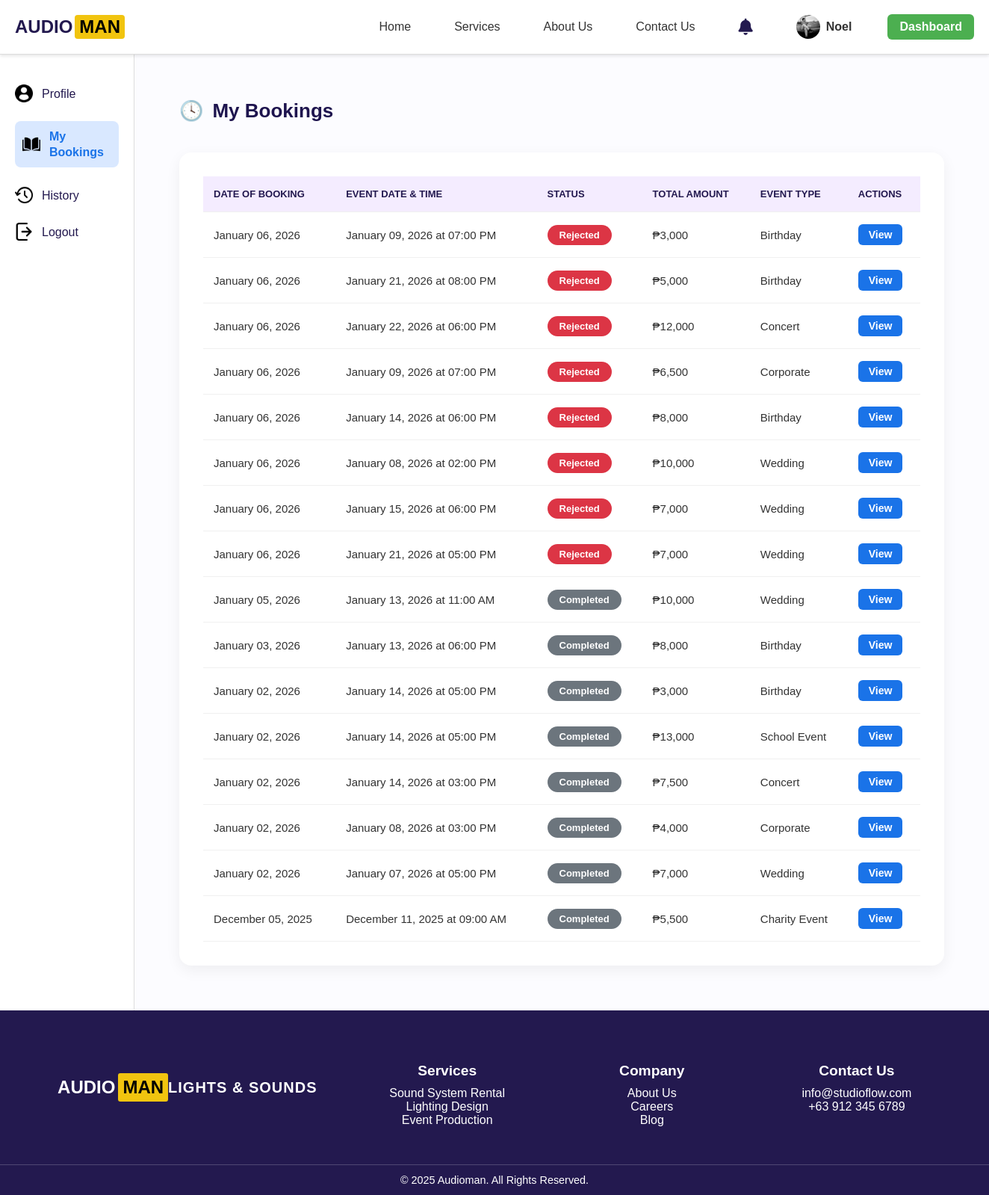
The page /accounts/mybookings/ (signed in) on the database its author committed.
### accounts/models.py (models this page shows, shortened)
class Profile(models.Model):
    user = models.OneToOneField(User, on_delete=models.CASCADE)
    contact_number = models.CharField(max_length=20)
    province = models.CharField(max_length=100)
    city = models.CharField(max_length=100)
    barangay = models.CharField(max_length=100, blank=True, null=True)  # ➕ Added field
    address = models.CharField(max_length=255, blank=True, null=True)
    profile_picture = models.ImageField(upload_to='profile_pictures/', blank=True, null=True)
    requested_admin = models.BooleanField(default=False)

class Booking(models.Model):
    STATUS_CHOICES = [
        ('Processing', 'Processing'),
        ('Approved', 'Approved'),
        ('Rejected', 'Rejected'),
        ('Completed', 'Completed'),
    ]
    user = models.ForeignKey(User, on_delete=models.CASCADE)
    package = models.ForeignKey('ServicePackage', on_delete=models.CASCADE)
    full_name = models.CharField(max_length=100)
    email = models.EmailField()
    contact_number = models.CharField(max_length=20)
    event_date = models.DateField()
    event_time = models.TimeField()
    end_time = models.TimeField(null=True, blank=True)
    event_type = models.CharField(max_length=100)
    location = models.CharField(max_length=255)
    fulladdress = models.CharField(max_length=255, blank=True, null=True)
    status = models.CharField(max_length=50, choices=STATUS_CHOICES, default='Processing')
    price = models.CharField(max_length=20)
    created_at = models.DateTimeField(default=timezone.now)
    cancel_reason = models.TextField(blank=True, null=True)
    reject_reason = models.TextField(null=True, blank=True)
    review_exists = models.BooleanField(null=False, default=False)
    barangay = models.CharField(max_length=100, blank=True, null=True)
    is_seen = models.BooleanField(default=False) # Idagdag ito

### accounts/views.py (the view)
# urls.py: path('mybookings/', views.mybookings, name='mybookings'),
@login_required
def mybookings(request):
    bookings = Booking.objects.filter(user=request.user).order_by('-created_at')
    booking_list = []
    for b in bookings:
        booking_list.append({
            'id': b.id,  # ✅ add this line
            'event_datetime': f"{b.event_date.strftime('%B %d, %Y')} at {b.event_time.strftime('%I:%M %p')}",
            'date_booked': b.created_at.strftime('%B %d, %Y'),
            'status': b.status,
            'total': b.price,
            'event_type': b.event_type,
            'package_title': b.package.title,
        })
    return render(request, 'accounts/mybookings.html', {'booking_list': booking_list})

### accounts/context_processors.py (called while the page is built)
def notifications_context(request):
    if request.user.is_authenticated:
        notifications = Notification.objects.filter(user=request.user).order_by('-created_at')
        unread_count = notifications.filter(is_read=False).count()
        return {
            'notifications': notifications,
            'notifications_unread_count': unread_count
        }
    return {}

def global_notifications(request):
    if request.user.is_authenticated:
        notifications = Booking.objects.filter(status="Pending")
    else:
        notifications = []
    return {
        'notifications': notifications
    }

def user_notifications(request):
    if request.user.is_authenticated:
        notifications_qs = Notification.objects.filter(user=request.user).order_by('-created_at')
        notifications_unread_count = notifications_qs.filter(is_read=False).count()
        latest_notifications = notifications_qs[:5]
        return {
            'notifications': latest_notifications,
            'notifications_unread_count': notifications_unread_count,
        }
    return {
        'notifications': [],
        'notifications_unread_count': 0,
    }

### accounts/templates/accounts/mybookings.html (shortened to what this page needs)
{% extends 'base.html' %}
{% load static %}
{% block content %}
<div class="container">
  <aside class="sidebar">
    <ul>
      <li class="{% if request.resolver_match.url_name == 'profile' %}active{% endif %}">
        <img src="{% static 'images/profile-user.png' %}" alt="Profile Icon">
        <span><a href="{% url 'profile' %}">Profile</a></span>
    </li>
    <li class="{% if request.resolver_match.url_name == 'mybookings' %}active{% endif %}">
        <img src="{% static 'images/open-book.png' %}" alt="Bookings Icon">
        <span><a href="{% url 'mybookings' %}">My Bookings</a></span>
    </li>
    <li class="{% if request.resolver_match.url_name == 'history' %}active{% endif %}">
        <img src="{% static 'images/history.png' %}" alt="History Icon">
        <span><a href="{% url 'history' %}">History</a></span>
    </li>
    <li>
        <img src="{% static 'images/logout.png' %}" alt="Logout Icon">
        <span><a href="javascript:void(0);" onclick="confirmLogout()">Logout</a></span>
    </li>
    </ul>
  </aside>
  <main class="main-content">
    <h2><span class="icon">🕓</span> My Bookings</h2>
    <div class="table-container">
      <table>
        <thead>
          <tr>
            <th>Date Of Booking</th>
            <th>Event Date & Time</th>
            <th>Status</th>
            <th>Total Amount</th>
            <th>Event Type</th>
            <th>Actions</th>
          </tr>
        </thead>
        <tbody>
          {% for booking in booking_list %}
          <tr>
            <td>{{ booking.date_booked }}</td>
            <td>{{ booking.event_datetime }}</td>
            <td>
              <span class="status {% if booking.status|lower == 'accepted' %}accepted{% elif booking.status|lower == 'rejected' %}rejected{% elif booking.status|lower == 'processing' %}processing{% elif booking.status|lower == 'cancelled' %}cancelled{% else %}default{% endif %}">
                {{ booking.status }}
              </span>
            </td>
            <td>{{ booking.total }}</td>
            <td>{{ booking.event_type }}</td>
            <td>
            <a href="{% url 'view_mybooking' booking.id %}" class="btn-view">View</a>
          </td>
          </tr>
          {% empty %}
          <tr><td colspan="6">No bookings found.</td></tr>
          {% endfor %}
        </tbody>
      </table>
    </div>
  </main>
</div>
{% endblock %}

### accounts/templates/base.html (shortened to what this page needs)
{% load static %}
<!DOCTYPE html>
<html lang="en">
<head>
    <link rel="stylesheet" href="{% static 'css/base.css' %}">
    <link rel="stylesheet" href="https://cdnjs.cloudflare.com/ajax/libs/font-awesome/6.4.0/css/all.min.css">
</head>
<body>
<header class="nav-header">
    <div class="left-section">
        <div class="logo">
            <span class="text-white">AUDIO</span><span class="text-yellow">MAN</span>
        </div>
    </div>
    <nav id="navMenu">
        <ul>
            <li class="{% if request.resolver_match.url_name == 'home' %}active{% endif %}">
                <a href="{% url 'home' %}">Home</a>
            </li>
            <li class="{% if request.resolver_match.url_name == 'services' %}active{% endif %}">
                <a href="{% url 'services' %}">Services</a>
            </li>
            <li class="{% if request.resolver_match.url_name == 'aboutus' %}active{% endif %}">
                <a href="{% url 'aboutus' %}">About Us</a>
            </li>
            <li class="{% if request.resolver_match.url_name == 'contactus' %}active{% endif %}">
                <a href="{% url 'contactus' %}">Contact Us</a>
            </li>
                            {% if user.is_authenticated %}
<li class="notification-item">
    <a href="#" class="notification-link" id="notificationBell">
        <i class="fas fa-bell"></i>
    </a>
</li>
                <li class="profile-item">
                    <a href="{% url 'profile' %}" class="profile-link">
                        {% if user.profile.profile_picture %}
                            <img src="{{ user.profile.profile_picture.url }}" alt="Profile Picture">
                        {% else %}
                            <img src="{% static 'images/profile-icon.png' %}" alt="Default Icon">
                        {% endif %}
                        <span class="profile-name">{{ user.username }}</span>
                    </a>
                </li>
                {% if user.is_staff %}
                    <li><a href="{% url 'dashboard' %}" class="dashboard-btn">Dashboard</a></li>
                {% endif %}
            {% else %}
                <li><a href="{% url 'register' %}">Register</a></li>
                <li><a href="{% url 'login' %}">Login</a></li>
            {% endif %}
        </ul>
    </nav>
</header>
{% block content %}{% endblock %}
{% if not hide_footer %}
<footer class="footer fade-in">
  <div class="logo">
    <span style="color:white;font-weight:bold;font-size:1.5rem;">AUDIO</span>
    <span style="background:#f1c40f;color:black;padding:2px 6px;border-radius:3px;margin-left:4px;font-size:1.5rem;">MAN</span><br>
    <small style="color:white;text-transform:uppercase;letter-spacing:1px;">Lights & Sounds</small>
  </div>
  <div class="column">
    <h3>Services</h3>
    <p>Sound System Rental</p>
    <p>Lighting Design</p>
    <p>Event Production</p>
  </div>
  <div class="column">
    <h3>Company</h3>
    <p>About Us</p>
    <p>Careers</p>
    <p>Blog</p>
  </div>
  <div class="column">
    <h3>Contact Us</h3>
    <p>info@studioflow.com</p>
    <p>+63 912 345 6789</p>
  </div>
</footer>
<div class="footer-bottom">
  © 2025 Audioman. All Rights Reserved.
</div>
{% endif %}
</body>
</html>

### accounts/static/css/base.css (style rules this page uses)
:root { --primary-color: #23194f; --secondary-color: #DDFEF8; --accent-color: #3a2d7c; --highlight-bg: linear-gradient(135deg, #dceaff, #eef5ff); --text-color: #333; --light-color: #ffffff; --font-main: 'MavenPro', sans-serif; }
* { box-sizing: border-box; margin: 0; padding: 0; }
body { font-family: var(--font-main); background-color: var(--light-color); color: var(--text-color); }
.nav-header { display: flex; justify-content: space-between; align-items: center; background-color: #ffffff; padding: 12px 30px; box-shadow: 0 2px 4px rgba(0, 0, 0, 0.1); }
.logo { display: flex; align-items: center; font-family: 'MavenPro', sans-serif; font-size: 1.8rem; font-weight: bold; color: #23194f; }
.logo .text-white { color: #23194f; }
.logo .text-yellow { background-color: #f1c40f; color: #000000; padding: 2px 6px; border-radius: 4px; margin-left: 3px; font-weight: bold; }
nav ul { display: flex; list-style: none; margin: 0; padding: 0; }
nav ul li { margin-left: 20px; position: relative; }
nav ul li a { text-decoration: none; color: #333333; font-weight: 500; padding: 8px 12px; border-radius: 5px; transition: background-color 0.3s, color 0.3s; display: flex; align-items: center; }
.profile-link { display: flex; align-items: center; gap: 8px; text-decoration: none; color: var(--text-color); }
.profile-link img { width: 24px; height: 24px; border-radius: 50%; object-fit: cover; }
.profile-name { font-size: 1rem; font-weight: 500; }

### accounts/templates/accounts/mybookings.html (style rules this page uses)
.container { display: flex; min-height: 100vh; font-family: 'MavenPro', sans-serif; }
.sidebar { width: 240px; background-color: #ffffff; padding: 40px 20px; border-right: 1px solid #ddd; }
.sidebar ul { list-style: none; padding: 0; }
.sidebar li { display: flex; align-items: center; margin-bottom: 25px; font-size: 18px; }
.sidebar li img { width: 24px; height: 24px; margin-right: 12px; }
.sidebar li span a { color: #23194f; font-weight: 500; font-size: 16px; text-decoration: none; }
.sidebar li.active { background: #d9e8ff; border-radius: 8px; padding: 10px; }
.sidebar li.active a { color: #1a73e8; font-weight: 700; }
.main-content { flex-grow: 1; padding: 60px; background-color: #fcfcff; }
.main-content h2 { font-size: 26px; font-weight: 700; color: #1e144e; display: flex; align-items: center; gap: 12px; margin-bottom: 40px; }
.table-container { background-color: #ffffff; padding: 32px; border-radius: 16px; box-shadow: 0 6px 20px rgba(0, 0, 0, 0.06); overflow-x: auto; }
table { width: 100%; border-collapse: collapse; font-size: 15px; background-color: white; min-width: 960px; }
th, td { text-align: left; padding: 16px 14px; border-bottom: 1px solid #f0f0f0; }
th { background-color: #f4ecff; color: #23194f; font-weight: 600; text-transform: uppercase; font-size: 13px; }
.btn-view, .btn-cancel { display: inline-block; padding: 6px 14px; border-radius: 6px; font-size: 14px; font-weight: 600; text-decoration: none; color: #fff; transition: all 0.25s ease; }
.btn-view { background-color: #1a73e8; }
.status { padding: 6px 16px; border-radius: 30px; font-size: 13px; font-weight: bold; color: white; display: inline-block; text-transform: capitalize; }
.status.rejected { background-color: #dc3545; }
.status.cancelled, .status.default { background-color: #6c757d; }
a { color: #7a3cff; text-decoration: none; font-weight: 600; }

### rows shown on the page
Booking: status "Rejected", total "₱3,000", event_type "Birthday"
Booking: status "Rejected", total "₱5,000", event_type "Birthday"
Booking: status "Rejected", total "₱12,000", event_type "Concert"
Booking: status "Rejected", total "₱6,500", event_type "Corporate"
Booking: status "Rejected", total "₱8,000", event_type "Birthday"
Booking: status "Rejected", total "₱10,000", event_type "Wedding"
Booking: status "Rejected", total "₱7,000", event_type "Wedding"
Booking: status "Rejected", total "₱7,000", event_type "Wedding"
Booking: status "Completed", total "₱10,000", event_type "Wedding"
Booking: status "Completed", total "₱8,000", event_type "Birthday"
Booking: status "Completed", total "₱3,000", event_type "Birthday"
Booking: status "Completed", total "₱13,000", event_type "School Event"
Booking: status "Completed", total "₱7,500", event_type "Concert"
Booking: status "Completed", total "₱4,000", event_type "Corporate"
Booking: status "Completed", total "₱7,000", event_type "Wedding"
Booking: status "Completed", total "₱5,500", event_type "Charity Event"

### other values the page prints
{{ user.username }} "Noel"
{{ booking.date_booked }} "January 06, 2026" "January 06, 2026" "January 06, 2026" "January 06, 2026" "January 06, 2026" "January 06, 2026" "January 06, 2026" "January 06, 2026" "January 05, 2026" "January 03, 2026" "January 02, 2026" "January 02, 2026" "January 02, 2026" "January 02, 2026" "January 02, 2026" "December 05, 2025"
{{ booking.event_datetime }} "January 09, 2026 at 07:00 PM" "January 21, 2026 at 08:00 PM" "January 22, 2026 at 06:00 PM" "January 09, 2026 at 07:00 PM" "January 14, 2026 at 06:00 PM" "January 08, 2026 at 02:00 PM" "January 15, 2026 at 06:00 PM" "January 21, 2026 at 05:00 PM" "January 13, 2026 at 11:00 AM" "January 13, 2026 at 06:00 PM" "January 14, 2026 at 05:00 PM" "January 14, 2026 at 05:00 PM" "January 14, 2026 at 03:00 PM" "January 08, 2026 at 03:00 PM" "January 07, 2026 at 05:00 PM" "December 11, 2025 at 09:00 AM"
